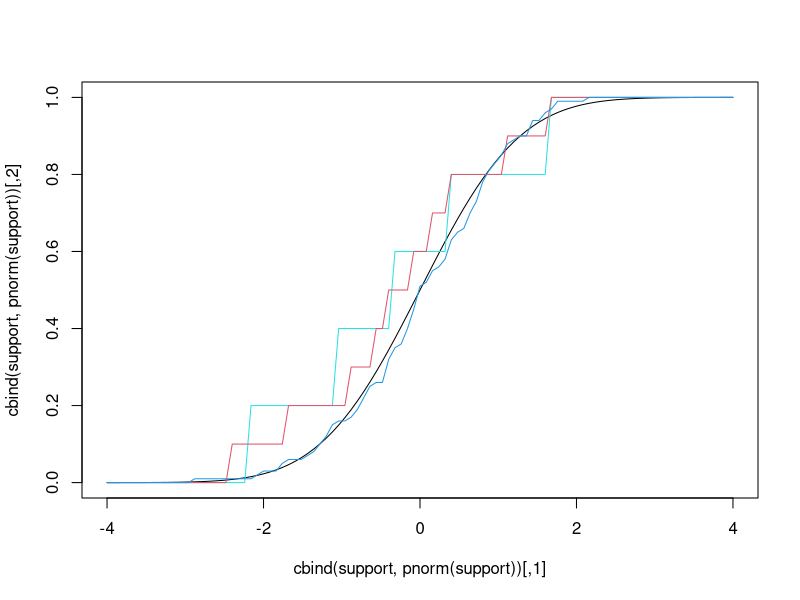

Generate this figure with R:
#
# Project: r-examples (github.com/garciparedes/r-examples)
# Author: Sergio García Prado (garciparedes.me)
# Date: 2017-11
# Title: Getting Started with Native Plots
#

rm(list = ls())

n_support <- 100
min_support <- -4
max_support <- 4
support <- as.matrix(seq(min_support, max_support, (max_support-min_support)/n_support))

plot(cbind(support, pnorm(support)), type="l", col=1)

for (n in c(5, 10, 100)) {
  x <- as.matrix(rnorm(n))
  F_10 <- rowSums(vapply(x, function(x) x<=support, logical(n_support+1)))
  lines(cbind(support, F_10 / n), type = "l",col =n)
}
